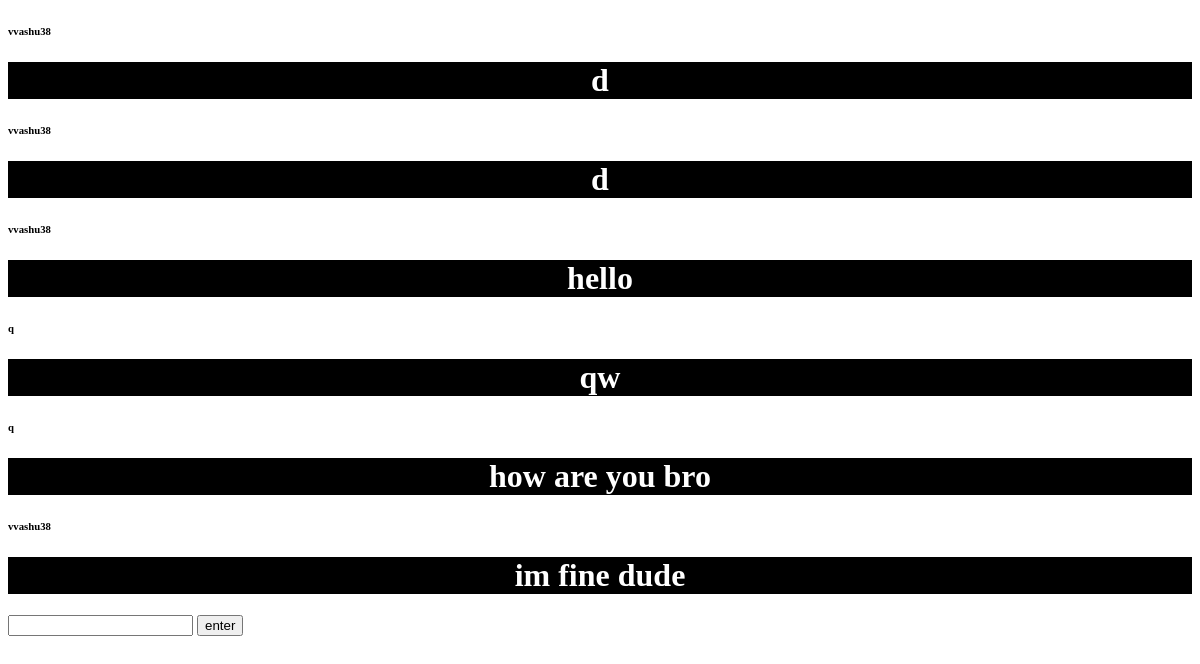
The app's page /loggedin, older data.
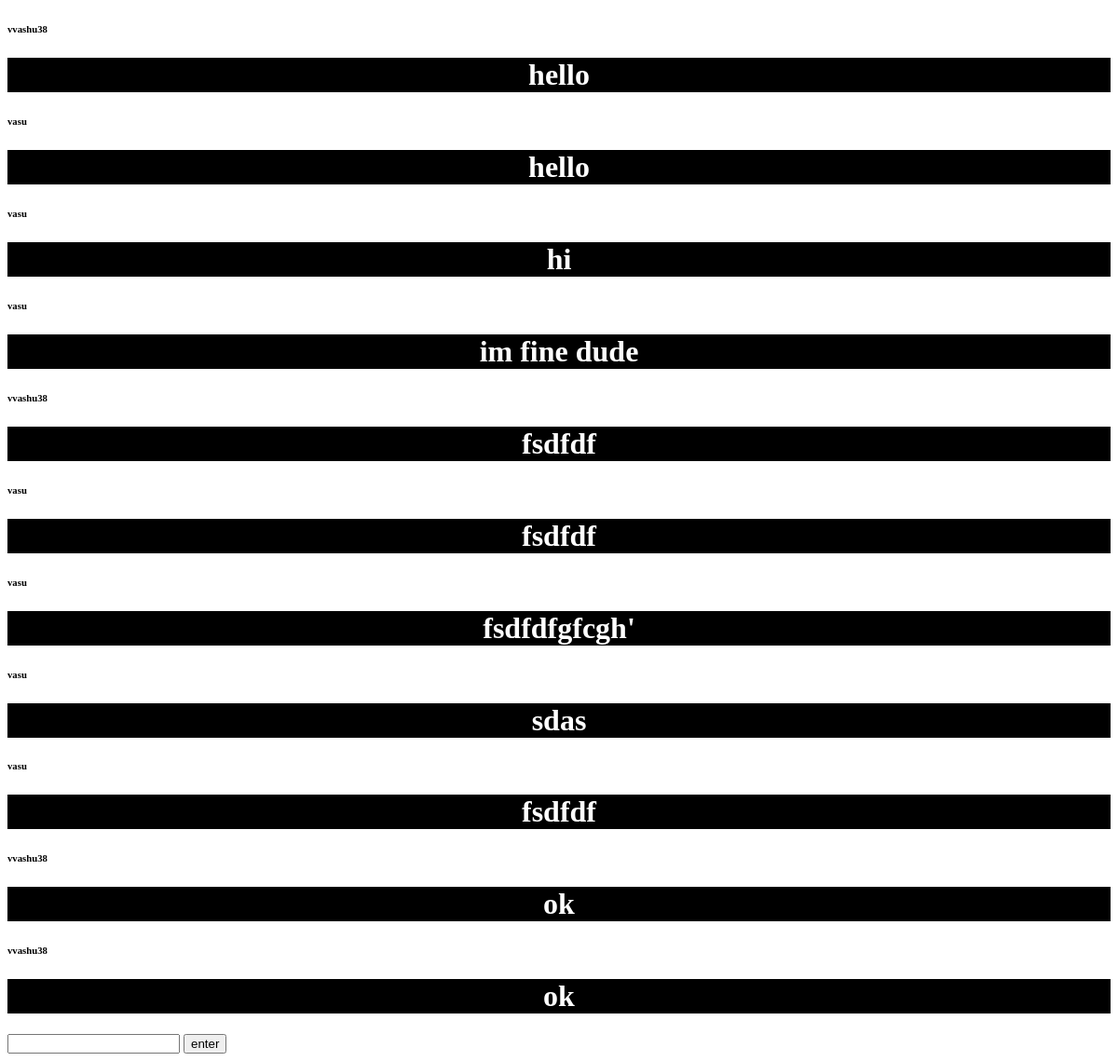
The same page, newer data.
### login/models.py (models this page shows)
class chat(models.Model):
    dm = models.TextField(default="Hey")
    un = models.TextField()

### login/views.py (the view)
# urls.py: path('loggedin',views.loggedin,name='loggedin'),
def loggedin(request):
    if request.method == "POST":
        a = chat(dm=request.POST['msg'],un=request.user.username)
        a.save()
    else:
        list = chat.objects.all()
        return render(request,'chat.html',{'list': list})

### templates/chat.html (shortened to what this page needs)
{% load static %}
<!DOCTYPE html>
<html lang="en">
<head>
</head>
<body>
<div id="ref">
    {% for i in list %}
    <div>
        <h6>{{ i.un }}</h6>
        <h1 style="text-align: center; background-color: black; color: white " >{{ i.dm }} </h1>
    </div>
    {% endfor %}
</div>
<form  id="new_msg" >
    <input type="text" name="msg" id="msg" required>
    <input id="sb" type="submit" value="enter" >
</form>
</body>
</html>

Row changes from the older to the newer data that the page shows:
removed chat: un "vvashu38", dm "d"
removed chat: un "vvashu38", dm "d"
removed chat: un "q", dm "qw"
removed chat: un "q", dm "how are you bro"
removed chat: un "vvashu38", dm "im fine dude"
added chat: un "vasu", dm "hello"
added chat: un "vasu", dm "hi"
added chat: un "vasu", dm "im fine dude"
added chat: un "vvashu38", dm "fsdfdf"
added chat: un "vasu", dm "fsdfdf"
added chat: un "vasu", dm "fsdfdfgfcgh'"
added chat: un "vasu", dm "sdas"
added chat: un "vasu", dm "fsdfdf"
added chat: un "vvashu38", dm "ok"
added chat: un "vvashu38", dm "ok"
